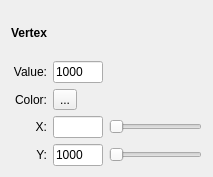
<?xml version="1.0" encoding="UTF-8"?>
<ui version="4.0">
 <class>VertexComponent</class>
 <widget class="QFrame" name="VertexComponent">
  <property name="geometry">
   <rect>
    <x>0</x>
    <y>0</y>
    <width>213</width>
    <height>177</height>
   </rect>
  </property>
  <property name="sizePolicy">
   <sizepolicy hsizetype="Preferred" vsizetype="Fixed">
    <horstretch>0</horstretch>
    <verstretch>0</verstretch>
   </sizepolicy>
  </property>
  <property name="windowTitle">
   <string>Frame</string>
  </property>
  <layout class="QGridLayout" name="gridLayout">
   <item row="0" column="0">
    <widget class="QLabel" name="label">
     <property name="font">
      <font>
       <bold>true</bold>
      </font>
     </property>
     <property name="text">
      <string>Vertex</string>
     </property>
    </widget>
   </item>
   <item row="1" column="0">
    <widget class="QLabel" name="label_2">
     <property name="text">
      <string>Value:</string>
     </property>
     <property name="alignment">
      <set>Qt::AlignmentFlag::AlignRight|Qt::AlignmentFlag::AlignTrailing|Qt::AlignmentFlag::AlignVCenter</set>
     </property>
    </widget>
   </item>
   <item row="1" column="1">
    <widget class="QLineEdit" name="w_value_line_edit">
     <property name="maximumSize">
      <size>
       <width>50</width>
       <height>16777215</height>
      </size>
     </property>
     <property name="text">
      <string>1000</string>
     </property>
    </widget>
   </item>
   <item row="2" column="0">
    <widget class="QLabel" name="label_3">
     <property name="text">
      <string>Color:</string>
     </property>
     <property name="alignment">
      <set>Qt::AlignmentFlag::AlignRight|Qt::AlignmentFlag::AlignTrailing|Qt::AlignmentFlag::AlignVCenter</set>
     </property>
    </widget>
   </item>
   <item row="2" column="1">
    <widget class="QToolButton" name="w_color_button">
     <property name="text">
      <string>...</string>
     </property>
    </widget>
   </item>
   <item row="3" column="0">
    <widget class="QLabel" name="label_4">
     <property name="text">
      <string>X:</string>
     </property>
     <property name="alignment">
      <set>Qt::AlignmentFlag::AlignRight|Qt::AlignmentFlag::AlignTrailing|Qt::AlignmentFlag::AlignVCenter</set>
     </property>
    </widget>
   </item>
   <item row="3" column="1">
    <widget class="QLineEdit" name="w_x_line_edit">
     <property name="maximumSize">
      <size>
       <width>50</width>
       <height>16777215</height>
      </size>
     </property>
    </widget>
   </item>
   <item row="3" column="2">
    <widget class="QSlider" name="w_x_slider">
     <property name="maximum">
      <number>1000</number>
     </property>
     <property name="orientation">
      <enum>Qt::Orientation::Horizontal</enum>
     </property>
    </widget>
   </item>
   <item row="4" column="0">
    <widget class="QLabel" name="label_5">
     <property name="text">
      <string>Y:</string>
     </property>
     <property name="alignment">
      <set>Qt::AlignmentFlag::AlignRight|Qt::AlignmentFlag::AlignTrailing|Qt::AlignmentFlag::AlignVCenter</set>
     </property>
    </widget>
   </item>
   <item row="4" column="1">
    <widget class="QLineEdit" name="w_y_line_edit">
     <property name="maximumSize">
      <size>
       <width>50</width>
       <height>16777215</height>
      </size>
     </property>
     <property name="text">
      <string>1000</string>
     </property>
    </widget>
   </item>
   <item row="4" column="2">
    <widget class="QSlider" name="w_y_slider">
     <property name="maximum">
      <number>1000</number>
     </property>
     <property name="orientation">
      <enum>Qt::Orientation::Horizontal</enum>
     </property>
    </widget>
   </item>
  </layout>
 </widget>
 <resources/>
 <connections/>
</ui>
